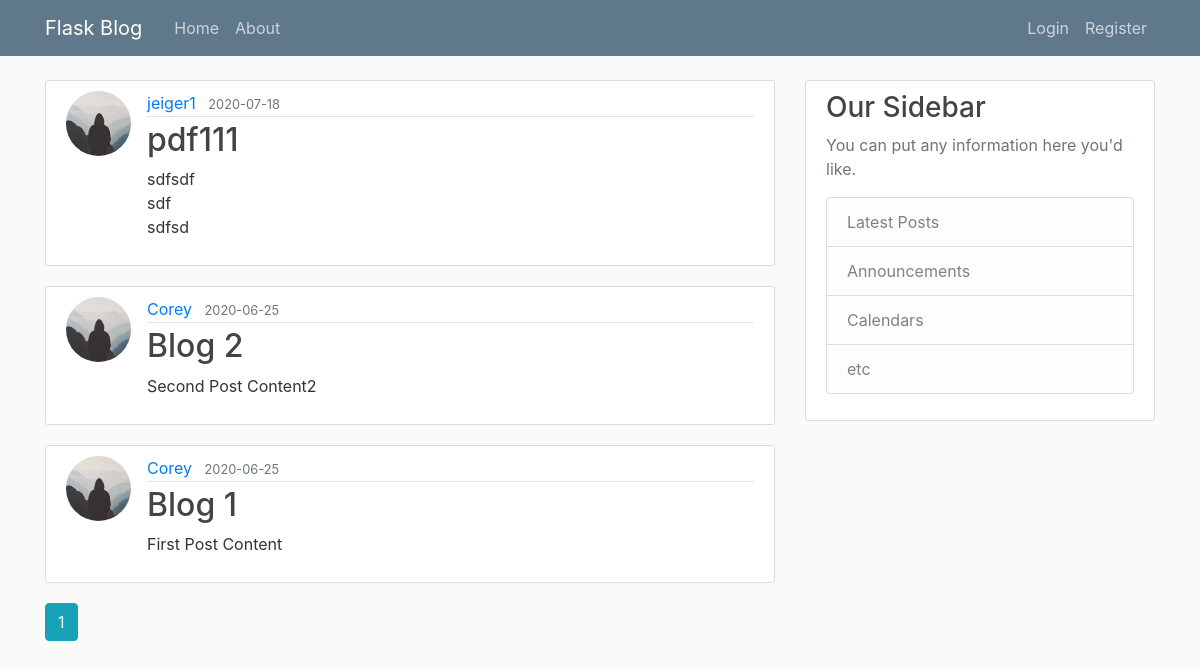
Page /home on the earlier database version.
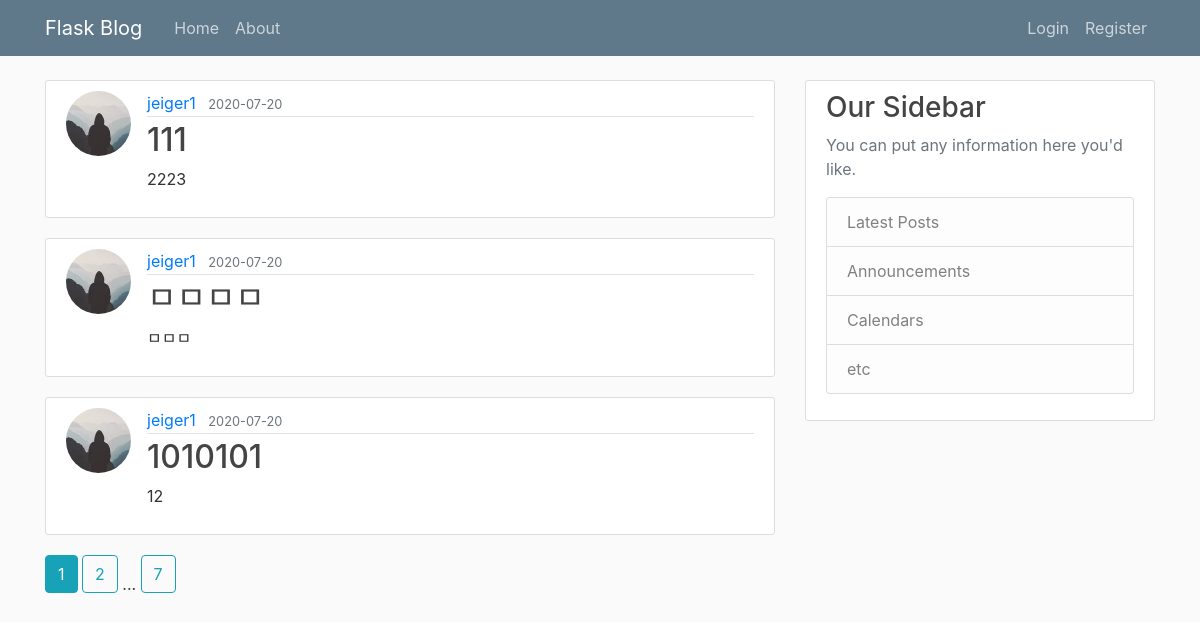
Same page on the later database version.
### flaskblog/models.py (models this page shows, shortened)
class Post(db.Model):
    id = db.Column(db.Integer, primary_key=True)
    title = db.Column(db.String(100), nullable=False)
    date_posted = db.Column(db.DateTime, nullable=False, default=datetime.utcnow)
    content = db.Column(db.Text, nullable=False)
    user_id = db.Column(db.Integer, db.ForeignKey('user.id'), nullable=False)

class User(db.Model, UserMixin):
    id = db.Column(db.Integer, primary_key=True)
    username = db.Column(db.String(20), unique=True, nullable=False)
    email = db.Column(db.String(120), unique=True, nullable=False)
    image_file = db.Column(db.String(20), nullable=False, default='default.jpg')
    password = db.Column(db.String(60), nullable=False)
    posts = db.relationship('Post', backref='author', lazy=True)

### flaskblog/routes.py (the view)
@app.route("/")
@app.route("/home")
def home():
    page = request.args.get('page', 1, type=int)
    posts = Post.query.order_by(Post.date_posted.desc()).\
        paginate(page=page, per_page=3)
    return render_template('home.html', posts=posts)

### flaskblog/templates/home.html
{% extends "layout.html" %}
{% block content %}
    {% for post in posts.items %}
        <article class="media content-section">
          <img class="rounded-circle article-img" src="{{url_for('static', filename='profile_pics/' + post.author.image_file)}}">
          <div class="media-body">
            <div class="article-metadata">
              <a class="mr-2" href="#">{{ post.author.username }}</a>
              <small class="text-muted">{{ post.date_posted.strftime('%Y-%m-%d') }}</small>
            </div>
            <h2><a class="article-title" href="{{ url_for('post', post_id=post.id) }}">{{ post.title }}</a></h2>
            <p class="article-content">{{ post.content }}</p>
          </div>
        </article>
    {% endfor %}
    {% for page_num in posts.iter_pages(left_edge=1, right_edge=1, left_current=1, right_current=2) %}
        {% if page_num %}
            {% if posts.page == page_num %}
                <a class="btn btn-info mb-4" href="{{ url_for('home', page=page_num) }}">{{ page_num }}</a>
            {% else %}
                <a class="btn btn-outline-info mb-4" href="{{ url_for('home', page=page_num) }}">{{ page_num }}</a>
            {% endif %}
        {% else %}
        ...
        {% endif %}
    {% endfor %}
{% endblock content %}

Differences in the rows shown:
no longer on this page (row unchanged): Post: image_file (picture), author.username "jeiger1", date_posted "2020-07-18", title "pdf111", content "sdfsdf sdf sdfsd"
no longer on this page (row unchanged): Post: image_file (placeholder picture), author.username "Corey", date_posted "2020-06-25", title "Blog 2", content "Second Post Content2"
no longer on this page (row unchanged): Post: image_file (placeholder picture), author.username "Corey", date_posted "2020-06-25", title "Blog 1", content "First Post Content"
added Post: image_file (picture), author.username "jeiger1", date_posted "2020-07-20", title "111", content "2223"
added Post: image_file (picture), author.username "jeiger1", date_posted "2020-07-20", title "ㅁㅁㅁㅁ", content "ㅁㅁㅁ"
added Post: image_file (picture), author.username "jeiger1", date_posted "2020-07-20", title "1010101", content "12"
Other differences:
new list line: "2"
new list line: "7"
